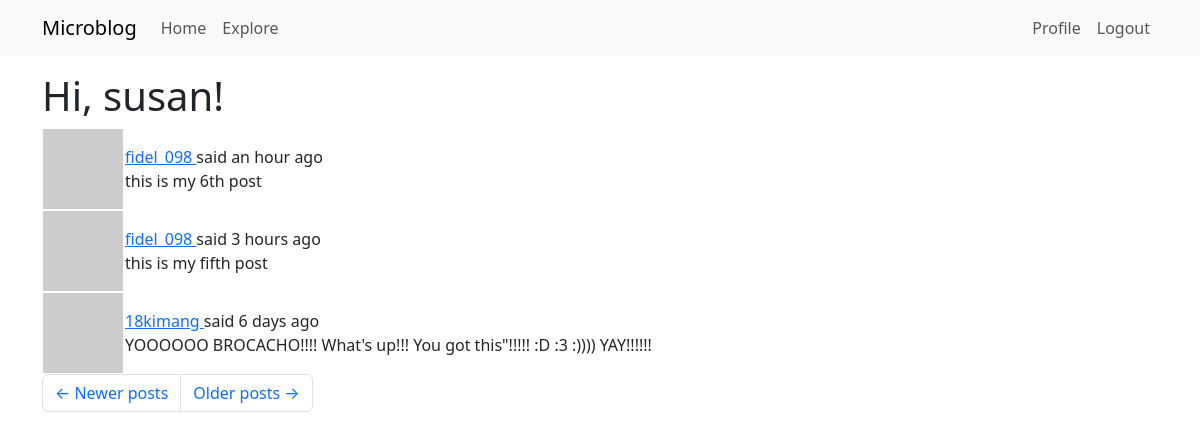
Screenshot of /explore?page=2 (signed in) with the database file from the repository.
### app/models.py (models this page shows, shortened)
class User(UserMixin, db.Model):
    id: so.Mapped[int] = so.mapped_column(primary_key=True)
    username: so.Mapped[str] = so.mapped_column(sa.String(64), index=True, unique=True)
    email: so.Mapped[str] = so.mapped_column(sa.String(120), index=True, unique=True)
    password_hash: so.Mapped[Optional[str]] = so.mapped_column(sa.String(256))
    posts: so.WriteOnlyMapped['Post'] = so.relationship(back_populates='author')
    about_me: so.Mapped[Optional[str]] = so.mapped_column(sa.String(140))
    last_seen: so.Mapped[Optional[datetime]] = so.mapped_column(default=lambda:
                                datetime.now(timezone.utc))
    def avatar(self, size):
        digest = md5(self.email.lower().encode('utf-8')).hexdigest()
        return f'https://www.gravatar.com/avatar/{digest}?d=identicon&s={size}'
    following: so.WriteOnlyMapped['User'] = so.relationship(
        secondary=followers,
        primaryjoin=(followers.c.follower_id == id),
        secondaryjoin=(followers.c.followed_id == id),
        back_populates='followers')
    followers: so.WriteOnlyMapped['User'] = so.relationship(
        secondary=followers, primaryjoin=(followers.c.followed_id == id),
        secondaryjoin=(followers.c.follower_id == id),
        back_populates='following')

class Post(db.Model):
    id: so.Mapped[int] = so.mapped_column(primary_key=True)
    body: so.Mapped[str] = so.mapped_column(sa.String(140))
    timestamp: so.Mapped[datetime] = so.mapped_column(index=True, default=lambda : datetime.now(timezone.utc))
    user_id: so.Mapped[int] = so.mapped_column(sa.ForeignKey(User.id), index=True)
    author: so.Mapped[User] = so.relationship(back_populates='posts')
    language: so.Mapped[Optional[str]] = so.mapped_column(sa.String(5))

### app/routes.py (the view)
@app.route('/explore')
@login_required
def explore():
    page = request.args.get('page', 1, type=int)
    query = sa.select(Post).order_by(Post.timestamp.desc())
    posts = db.paginate(query, page=page, per_page=app.config['POSTS_PER_PAGE'], error_out=False)
    next_url=None
    prev_url=None
    if posts.has_next:
        next_url = url_for('explore', page=posts.next_num)
    else:
        None
    if posts.has_prev:
        prev_url = url_for('explore', page=posts.prev_num)
    else:
        None
    return render_template('index.html', title=_('Explore'), next_url=next_url, prev_url=prev_url, posts=posts.items)

### app/__init__.py (called while the page is built)
def get_locale():
    return request.accept_languages.best_match(app.config['LANGUAGES'])

### app/models.py (called while the page is built)
@login.user_loader
def load_user(id):
    return db.session.get(User, int(id))

### app/routes.py (called while the page is built)
@app.before_request
def before_request():
    if current_user.is_authenticated:
        current_user.last_seen = datetime.now(timezone.utc)
        db.session.commit()
    g.locale = str(get_locale())

### app/templates/index.html (shortened to what this page needs)
{% extends "base.html" %}
{% import "bootstrap_wtf.html" as wtf %}
{% block content %}
    <h1>{{ _('Hi, %(username)s!', username=current_user.username) }}</h1>
    {% for post in posts %}
        {% include '_post.html' %}
    {% endfor %}
    <nav aria-label="Post navigation">
        <ul class="pagination">
            <li class="page-item{% if not prev_url %} disabled{% endif %}">
                <a class="page-link" href="{{ prev_url }}">
                    <span aria-hidden="true">&larr;</span> {{ _('Newer posts') }}
                </a>
            </li>
            <li class="page-item{% if not next_url %} disabled{% endif %}">
                <a class="page-link" href="{{ next_url }}">
                    {{ _('Older posts') }} <span aria-hidden="true">&rarr;</span>
                </a>
            </li>
        </ul>
    </nav>
{% endblock %}

### app/templates/_post.html (shortened to what this page needs)
<table class=""table table-hover>
    <tr>
        <td width="70px">
            <a href="{{ url_for('user', username=post.author.username) }}">
            <img src="{{ post.author.avatar(36) }}">
            </a>
        </td>
        <td>
            {{ _('%(username)s said %(when)s',
                username=user_link, when=moment(post.timestamp).fromNow()) }}
                <br>
            <span id="post{{ post.id }}">{{ post.body }}</span>
        </td>
    </tr>
</table>

### rows the page displays
Post: body "this is my 6th post"
Post: body "this is my fifth post"
Post: body "YOOOOOO BROCACHO!!!! What's up!!! You got this\"!!!!! :D :3 :)))) YAY!!!!!!"
